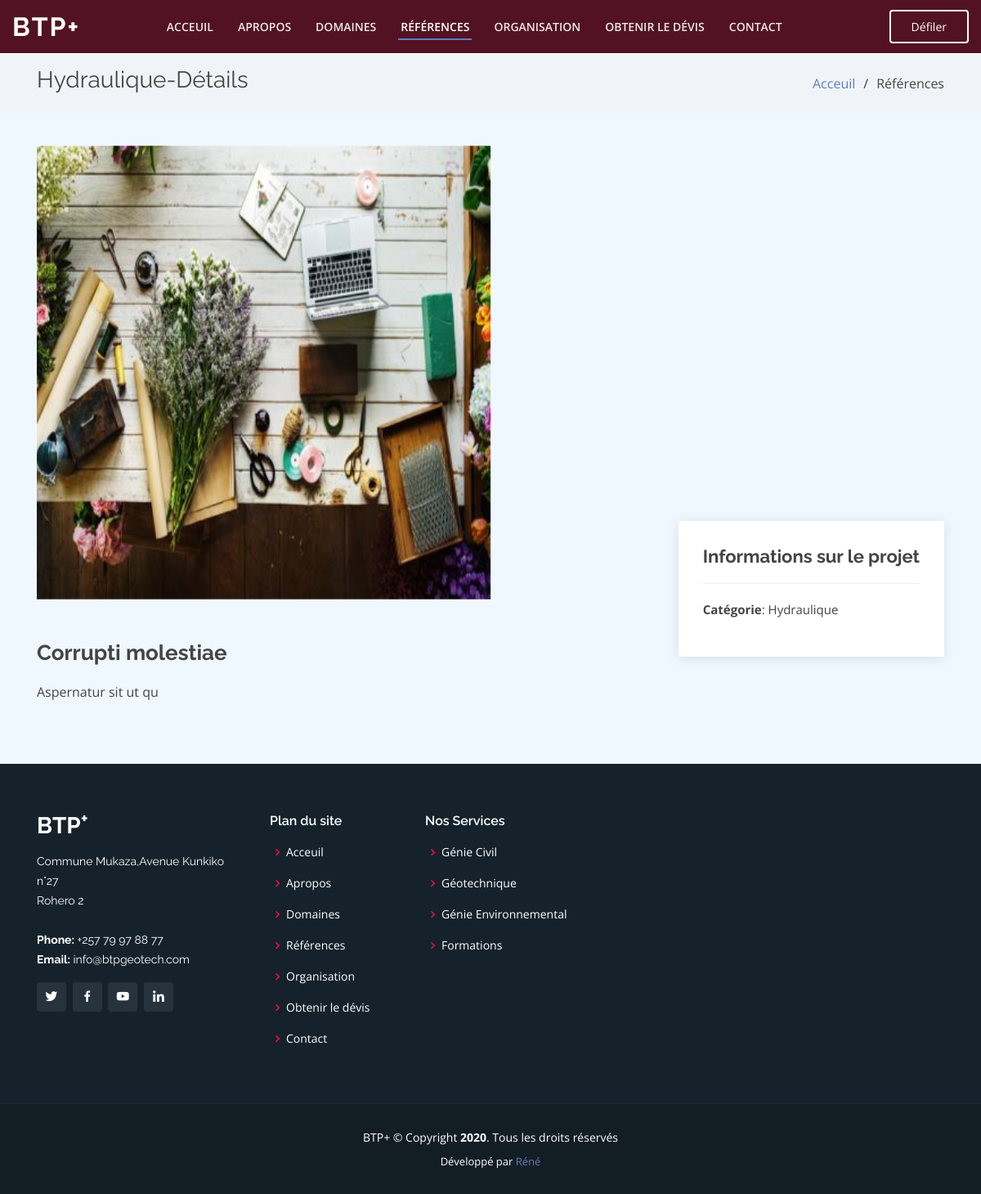
Page /hydraulique.php?id=6 on the committed database.
### tables this page shows
CREATE TABLE `reference` (
  `id` int(5) NOT NULL,
  `description` text NOT NULL,
  `picture` varchar(255) DEFAULT NULL,
  `idref` int(4) DEFAULT NULL,
  `reference` varchar(255) DEFAULT NULL,
  `nom_projet` varchar(255) DEFAULT NULL,
  `client_name` varchar(255) DEFAULT NULL,
  `created_at` timestamp NOT NULL DEFAULT current_timestamp()
);

### admin/pages/connect.php (called while the page is built, shortened)
<?php
global $pdo;
try
{
    $pdo=new PDO("mysql:host=localhost;dbname=btplus",'root','');
    $pdo->setAttribute(PDO::ATTR_ERRMODE,PDO::ERRMODE_EXCEPTION);
}
catch(Exception $e)
{
    die("Echec Connexion a la base de donnee");
}
function selectByQuery($sql){
	global $pdo;
	$result = $pdo->query($sql );
	return $result->fetchAll();
}

### hydraulique.php (the view, shortened to what this page needs)
<?php
require 'admin/pages/connect.php';
$images = selectByQuery("SELECT * FROM reference WHERE reference = 'HYDRAULIQUE' ");
$article = null;
if (isset($_GET['id']) && is_numeric($_GET['id'])) {
  $article = selectByQuery("SELECT * FROM reference WHERE reference = 'HYDRAULIQUE'  AND id=".$_GET['id']);
}else{
  header('Location: index.php');
  exit;
}
?>
<!DOCTYPE html>
<html lang="en">
<head>
  <link href="assets/vendor/bootstrap/css/bootstrap.min.css" rel="stylesheet">
  <link href="assets/vendor/icofont/icofont.min.css" rel="stylesheet">
  <link href="assets/vendor/boxicons/css/boxicons.min.css" rel="stylesheet">
  <link href="assets/vendor/venobox/venobox.css" rel="stylesheet">
  <link href="assets/vendor/remixicon/remixicon.css" rel="stylesheet">
  <link href="assets/vendor/owl.carousel/assets/owl.carousel.min.css" rel="stylesheet">
  <link href="assets/vendor/aos/aos.css" rel="stylesheet">
  <link href="assets/css/style.css" rel="stylesheet">
</head>
<body>
  <header id="header" class="fixed-top header-inner-pages">
    <div class="container-fluid d-flex align-items-center justify-content-between">
      <h1 class="logo"><a href="index.php">BTP+</a></h1>
      <nav class="nav-menu d-none d-lg-block">
        <ul>
          <li><a href="index.php">Acceuil</a></li>
          <li><a href="index.php#about">Apropos</a></li>
          <li><a href="index.php#services">Domaines</a></li>
          <li class="active"><a href="index.php#portfolio">Références</a></li>
          <li><a href="index.php#team">Organisation</a></li>
          <li><a href="commande.php">Obtenir le dévis</a></li>
          <li><a href="index.php#contact">Contact</a></li>
        </ul>
      </nav>
      <a href="#portfolio-details" class="get-started-btn scrollto">Défiler</a>
    </div>
  </header>
  <main id="main">
    <section id="breadcrumbs" class="breadcrumbs">
      <div class="container">
        <div class="d-flex justify-content-between align-items-center">
          <h2>Hydraulique-Détails</h2>
          <ol>
            <li><a href="index.php">Acceuil</a></li>
            <li>Références</li>
          </ol>
        </div>
      </div>
    </section>
    <section id="portfolio-details" class="portfolio-details">
      <div class="container">
        <div class="portfolio-details-container">
          <div class="portfolio-info">
            <h3>Informations sur le projet</h3>
            <ul>
              <li><strong>Catégorie</strong>: Hydraulique</li>
            </ul>
          </div>
          <div class="owl-carousel portfolio-details-carousel">
            <?php foreach ($images as $key => $value): ?>
              <img src="admin/<?= $value['picture']?>" class="img-fluid" alt="">
            <?php endforeach ?>
          </div>
        </div>
        <div class="portfolio-description">
          <h2> <?= nl2br($article[0]['nom_projet']) ?? ""  ?></h2>
          <p>
           <?= nl2br($article[0]['description']) ?? ""  ?>
          </p>
        </div>
      </div>
    </section>
  </main>
  <footer id="footer">
    <div class="footer-top">
      <div class="container">
        <div class="row">
          <div class="col-lg-3 col-md-6">
            <div class="footer-info">
              <h3>BTP<span><sup>+</sup></span></h3>
              <p>
                Commune Mukaza,Avenue Kunkiko n°27 <br>
                Rohero 2<br><br>
                <strong>Phone:</strong> +257 79 97 88 77<br>
                <strong>Email:</strong> info@btpgeotech.com<br>
              </p>
              <div class="social-links mt-3">
                <a href="#" class="twitter"><i class="bx bxl-twitter"></i></a>
                <a href="https://www.facebook.com/BTP-PLUS-Services-102080274924516" target="_blank" class="facebook"><i class="bx bxl-facebook"></i></a>
                <a href="https://www.youtube.com/channel/UCwPI530g2w5Ep3AHE9lGDsQ" class="google-plus"><i class="bx bxl-youtube"></i></a>
                <a href="#" class="linkedin"><i class="bx bxl-linkedin"></i></a>
              </div>
            </div>
          </div>
          <div class="col-lg-2 col-md-6 footer-links">
            <h4>Plan du site</h4>
            <ul>
              <li><i class="bx bx-chevron-right"></i> <a href="index.php">Acceuil</a></li>
              <li><i class="bx bx-chevron-right"></i> <a href="index.php#about">Apropos</a></li>
              <li><i class="bx bx-chevron-right"></i> <a href="index.php#services">Domaines</a></li>
              <li><i class="bx bx-chevron-right"></i> <a href="index.php#portfolio">Références</a></li>
              <li><i class="bx bx-chevron-right"></i> <a href="index.php#team">Organisation</a></li>
              <li><i class="bx bx-chevron-right"></i> <a href="commande.php">Obtenir le dévis</a></li>
              <li><i class="bx bx-chevron-right"></i> <a href="index.php#contact">Contact</a></li>
            </ul>
          </div>
          <div class="col-lg-3 col-md-6 footer-links">
            <h4>Nos Services</h4>
            <ul>
              <li><i class="bx bx-chevron-right"></i> <a href="index.php#features">Génie Civil</a></li>
              <li><i class="bx bx-chevron-right"></i> <a href="index.php#features">Géotechnique</a></li>
              <li><i class="bx bx-chevron-right"></i> <a href="index.php#features">Génie Environnemental</a></li>
              <li><i class="bx bx-chevron-right"></i> <a href="index.php#features">Formations</a></li>
            </ul>
          </div>
        </div>
      </div>
    </div>
    <div class="container">
      <div class="copyright">
        BTP<span>+</span> &copy; Copyright <strong><span>2020</span></strong>. Tous les droits réservés
      </div>
      <div class="credits">
        Développé par <a href="https://bootstrapmade.com/">Réné</a>
      </div>
    </div>
  </footer>
</body>
</html>

### rows in the picture
reference: picture (picture), nom_projet "Corrupti molestiae", description "Aspernatur sit ut qu"
